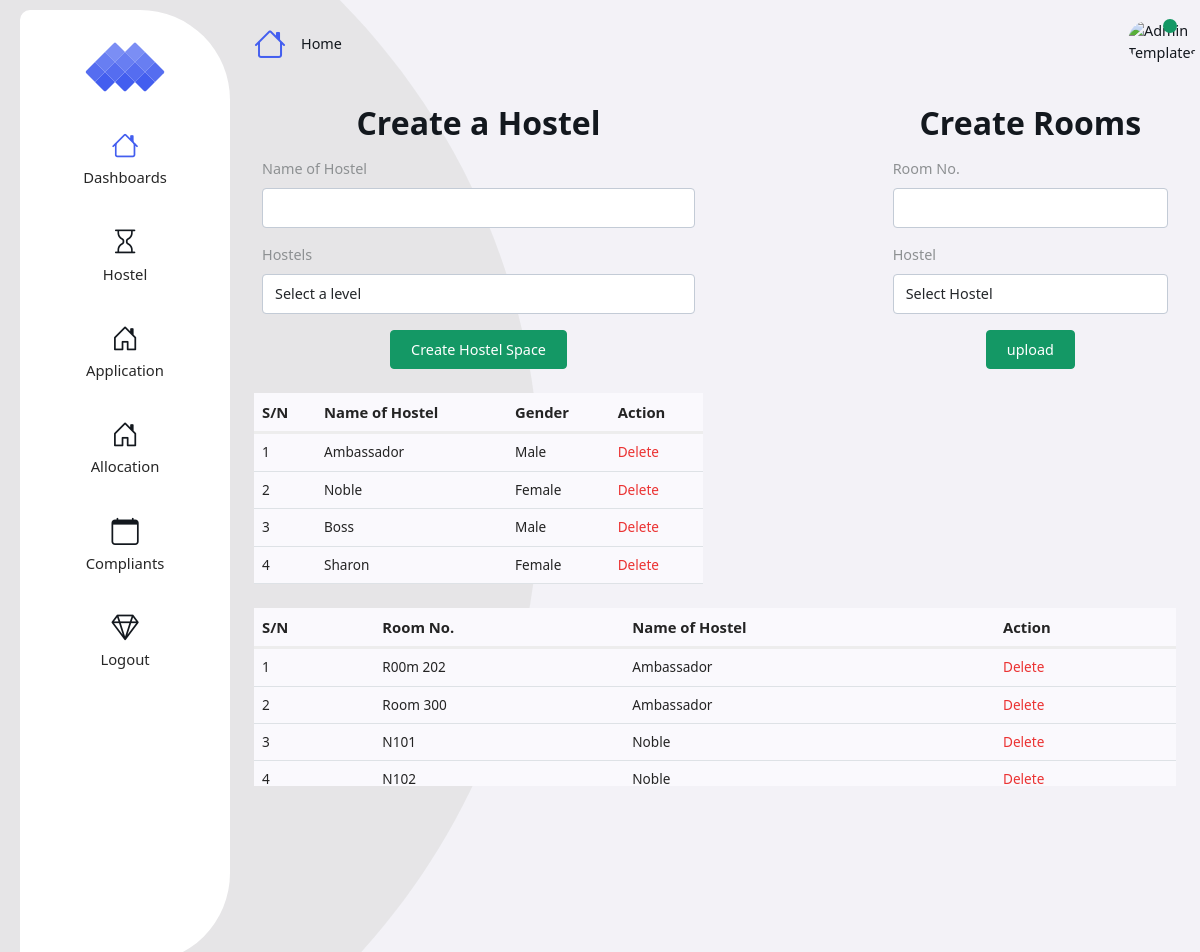
Screenshot of /php/view/admin/hostel.php (signed in) with the database file from the repository.
### tables this page shows
CREATE TABLE `hostel` (
  `id` int(255) NOT NULL,
  `name` varchar(255) NOT NULL,
  `genderset` varchar(255) NOT NULL
);

CREATE TABLE `hostelspace` (
  `id` int(255) NOT NULL,
  `roomNo` varchar(255) NOT NULL,
  `hostelName` varchar(255) NOT NULL,
  `hostelId` int(255) NOT NULL
);

### php/model/config.php (called while the page is built, shortened)
<?php
class Config{
    public $hostname = 'localhost';
    public $username = 'root';
    public $password = '';
    public $database = 'hostel';
    public $connection;
    public function __construct()
    {
        $this->connection = new mysqli($this->hostname, $this->username, $this->password, $this->database);
    }
    public function connection()
    {
        return $this->connection;
    }
}

### php/model/hostel.php (the view, shortened to what this page needs)
<?php
class Hostel{
    public $connection;
    public function __construct()
    {
        $connect = new Config();
        $this->connection = $connect->connection();
    }
    public function viewhostel(){
        $prepared = "SELECT * FROM `hostel`";
        $sql = $this->connection->query($prepared);
        if($sql->num_rows > 0){
            $i = 1;
            foreach ($sql as $value) {
                echo '<tr>
                        <td>'.$i.'</td>
                        <td class="text-capitalize">'.$value['name'].'</td>
                        <td class="text-capitalize">'.$value['genderset'].'</td>
                        <td><a href="http://localhost/hostel/php/controller/deletehostel.php?id='.$value['id'].'" class="text-danger">Delete</td>
                    </tr>';
                    $i++;
            }
        }
    }
    public function viewrooms(){
        $prepared = "SELECT * FROM `hostelspace`";
        $sql = $this->connection->query($prepared);
        if($sql->num_rows > 0){
            $i = 1;
            foreach ($sql as $value) {
                echo '<tr>
                        <td>'.$i.'</td>
                        <td class="text-capitalize">'.$value['roomNo'].'</td>
                        <td class="text-capitalize">'.$value['hostelName'].'</td>
                        <td><a href="http://localhost/hostel/php/controller/deletehostelspace.php?id='.$value['id'].'" class="text-danger">Delete</td>
                    </tr>';
                    $i++;
            }
        }
    }
}

### php/view/admin/hostel.php (shortened to what this page needs)
<?php
include WEB_ROOT . 'php/model/config.php';
include WEB_ROOT . 'php/model/hostel.php';
$hostel = new Hostel();
?>
<!doctype html>
<html lang="en">
<head>
	<link rel="stylesheet" href="assets/css/sweetalert2.min.css">
	<link rel="stylesheet" href="assets/css/animate.css">
	<link rel="stylesheet" href="assets/fonts/bootstrap/bootstrap-icons.css">
	<link rel="stylesheet" href="assets/css/main.min.css">
	<link rel="stylesheet" href="assets/vendor/overlay-scroll/OverlayScrollbars.min.css">
</head>
<body>
	<div class="page-wrapper">
		<?php include (WEB_ROOT . '/php/view/admin/includes/sidebar.php') ?>
		<div class="main-container">
			<?php include (WEB_ROOT . '/php/view/admin/includes/header.php') ?>
			<div class="content-wrapper-scroll">
				<div class="content-wrapper">
					<div class="row justify-content-between">
						<div class="col-md-6 mt-3">
							<h3 class="text-center">Create a Hostel</h3>
							<form action="<?= ROOT_URL ?>php/controller/hostel.php" method="post"
								enctype="multipart/form-data">
								<div class="row">
									<div class="col-12">
										<div class="m-2">
											<label class="form-label">Name of Hostel</label>
											<input type="text" class="form-control" name="hostelname">
										</div>
									</div>
									<div class="col-12">
										<div class="m-2">
											<label class="form-label">Hostels</label>
											<select name="gender" id="" class="form-control">
												<option value="">Select a level</option>
											</select>
										</div>
									</div>
								</div>
								<button type="submit" class="btn btn-success mx-auto d-block mt-2">Create Hostel
									Space</button>
							</form>
							<div class="table-responsive mt-4">
								<table class="table v-middle m-0">
									<thead>
										<tr>
											<th>S/N</th>
											<th>Name of Hostel</th>
											<th>Gender</th>
											<th>Action</th>
										</tr>
									</thead>
									<tbody>
										<?= $hostel->viewhostel() ?>
									</tbody>
								</table>
							</div>
						</div>
						<div class="col-md-4 mt-3">
							<h3 class="text-center">Create Rooms </h3>
							<form action="<?= ROOT_URL ?>php/controller/hostelspace.php" method="post"
								enctype="multipart/form-data">
								<div class="row">
									<div class="col-12">
										<div class="m-2">
											<label class="form-label">Room No.</label>
											<input type="text" class="form-control" name="roomNo">
										</div>
									</div>
									<div class="col-12">
										<div class="m-2">
											<label class="form-label">Hostel</label>
											<select name="hostelId" id="" class="form-control">
												<option value="">Select Hostel</option>
											</select>
										</div>
									</div>
								</div>
								<button type="submit" class="btn btn-success mx-auto d-block mt-2">upload</button>
							</form>
						</div>
						<div class="table-responsive mt-4">
								<table class="table v-middle m-0">
									<thead>
										<tr>
											<th>S/N</th>
											<th>Room No.</th>
											<th>Name of Hostel</th>
											<th>Action</th>
										</tr>
									</thead>
									<tbody>
										<?= $hostel->viewrooms() ?>
									</tbody>
								</table>
							</div>
					</div>
				</div>
			</div>
		</div>
	</div>
</body>
</html>

### php/view/admin/includes/sidebar.php (shortened to what this page needs)
<nav class="sidebar-wrapper">
				<div class="sidebar-brand">
					<a href="index.html" class="logo">
						<img src="assets/images/logo.svg" alt="Melon Admin Dashboard" />
					</a>
				</div>
				<div class="sidebar-menu">
					<div class="sidebarMenuScroll">
						<ul>
							<li class=" active">
								<a href="index.php">
									<i class="bi bi-house"></i>
									<span class="menu-text">Dashboards</span>
								</a>
							</li>
							<li class="">
								<a href="hostel.php">
									<i class="bi bi-hourglass"></i>
									<span class="menu-text">Hostel</span>
								</a>
							</li>
							<li class="">
								<a href="application.php">
									<i class="bi bi-house-door"></i>
									<span class="menu-text">Application</span>
								</a>
							</li>
							<li class="">
								<a href="allocation.php">
									<i class="bi bi-house-door"></i>
									<span class="menu-text">Allocation</span>
								</a>
							</li>
							<li class="">
								<a href="compliants.php">
									<i class="bi bi-calendar"></i>
									<span class="menu-text">Compliants</span>
								</a>
							</li>
                            <li class="">
								<a href="" data-bs-target="#logout" data-bs-toggle="modal">
									<i class="bi bi-gem"></i>
									<span class="menu-text">Logout</span>
								</a>
							</li>
						</ul>
					</div>
				</div>
			</nav>

### php/view/admin/includes/header.php (shortened to what this page needs)
<div class="page-header">
    <ol class="breadcrumb">
        <li class="breadcrumb-item">
            <i class="bi bi-house"></i>
            <a href="index.html">Home</a>
        </li>
    </ol>
    <div class="header-actions-container">
        <ul class="header-actions">
            <li class="dropdown">
                <a href="#" id="userSettings" class="user-settings" data-toggle="dropdown" aria-haspopup="true">
                    <span class="avatar">
                        <img src="assets/images/user.png" alt="Admin Templates">
                        <span class="status online"></span>
                    </span>
                </a>
            </li>
        </ul>
    </div>
</div>

### rows the page displays
hostel: name "Ambassador", genderset "Male"
hostel: name "Noble", genderset "Female"
hostel: name "Boss", genderset "Male"
hostel: name "Sharon", genderset "Female"
hostelspace: roomNo "R00m 202", hostelName "Ambassador"
hostelspace: roomNo "Room 300", hostelName "Ambassador"
hostelspace: roomNo "N101", hostelName "Noble"
hostelspace: roomNo "N102", hostelName "Noble"
